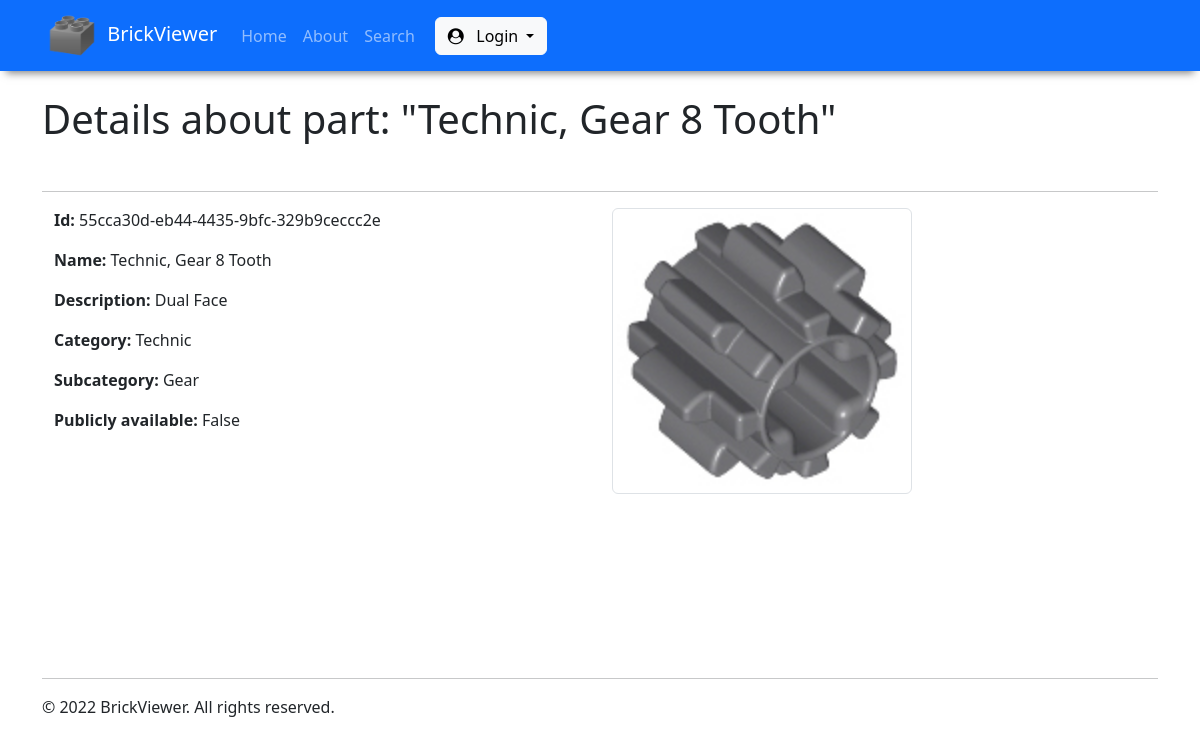
/catalog/lego_parts/55cca30deb4444359bfc329b9ceccc2e/, run on an earlier commit of the app's database.
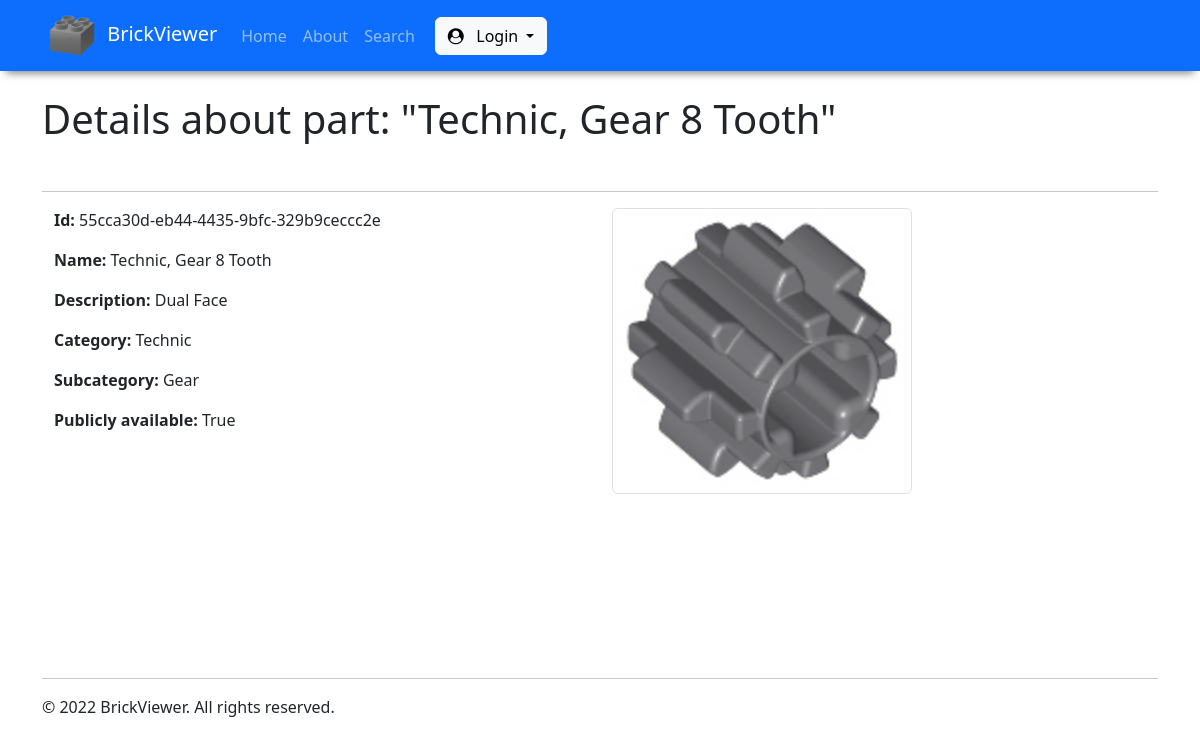
And on a later commit of the database.
### catalog/models.py (models this page shows, shortened)
class LegoPart(models.Model):
    id = models.UUIDField(primary_key = True, default = uuid.uuid4)
    name = models.CharField(max_length = 50, help_text = "Type part name")
    description = models.TextField(max_length = 1000, help_text = "Type part description (up to 1000 characters)", blank = True)
    image = models.ImageField(blank = True, upload_to = 'images/')
    category = models.ForeignKey(Category, on_delete = models.PROTECT, null = True)
    subcategory = models.ForeignKey(Subcategory, on_delete = models.PROTECT, null = True)
    public_access = models.BooleanField(default = False)

class Category(models.Model):
    id = models.CharField(primary_key = True, max_length = 50, default = uuid.uuid4, editable = False)
    name = models.CharField(unique = True, max_length = 50, help_text = "Select category", choices = CATEGORY_CHOICES)
    class Meta:
        verbose_name_plural = 'categories'
    def __str__(self):
        return self.name

class Subcategory(models.Model):
    BRICK_SUBCATEGORY_CHOICES = [('Decorated', 'Decorated'), ('Modified', 'Modified'), ('Promotional', 'Promotional'), ('Round', 'Round')]
    TECHNIC_SUBCATEGORY_CHOICES = [('Axle', 'Axle'), ('Brick', 'Brick'), ('Connector', 'Connector'), ('Disk', 'Disk'), ('Gear', 'Gear')]
    ELECTRIC_SUBCATEGORY_CHOICES = [('Battery box', 'Battery box'), ('Programmable', 'Programmable'), ('Lights', 'Lights'), ('Motor', 'Motor'), ('Wire', 'Wire')]
    id = models.CharField(primary_key = True, max_length = 50, default = uuid.uuid4, editable = False) # populate once the category has been chosen
    name = models.CharField(unique = True, max_length = 50, help_text = "Select subcategory", choices = BRICK_SUBCATEGORY_CHOICES + TECHNIC_SUBCATEGORY_CHOICES + ELECTRIC_SUBCATEGORY_CHOICES)
    category = models.ForeignKey(Category, on_delete = models.PROTECT, null = True)
    class Meta:
        verbose_name_plural = 'subcategories'
    def __str__(self):
        return self.name

### catalog/views.py (the view)
# urls.py: path('lego_parts/<pk>/', views.LegoPartDetailView.as_view(), name = 'legopart-detail'),
class LegoPartDetailView(generic.DetailView):
    model = LegoPart

### catalog/templates/catalog/legopart_detail.html (shortened to what this page needs)
{% extends 'base.html' %}
{% block content %}
    <h1>
        Details about part: "{{ legopart.name }}"
    </h1>
    <br>
    <hr>
    <div class="container">
        <div class="row">
            <div class="col">
                <p>
                    <strong>Id:</strong>
                    {{ legopart.id }}
                </p>
                <p>
                    <strong>Name:</strong>
                    {{ legopart.name }}
                </p>
                <p>
                    <strong>Description:</strong>
                    {{ legopart.description }}
                </p>
                <p>
                    <strong>Category:</strong>
                    {{ legopart.category }}
                </p>
                <p>
                    <strong>Subcategory:</strong>
                    {{ legopart.subcategory }}
                </p>
                <p>
                    <strong>Publicly available:</strong>
                    {{ legopart.public_access }}
                </p>
            </div>
            <div class="col">
                <img src="{{ legopart.image.url }}" alt="IMAGE_ERROR" class="img-thumbnail" width="300" height="auto">
            </div>
        </div>
    </div>
{% endblock %}

What changed in the data, as far as the page shows it:
changed LegoPart "Technic, Gear 8 Tooth": public_access "False" → "True"
